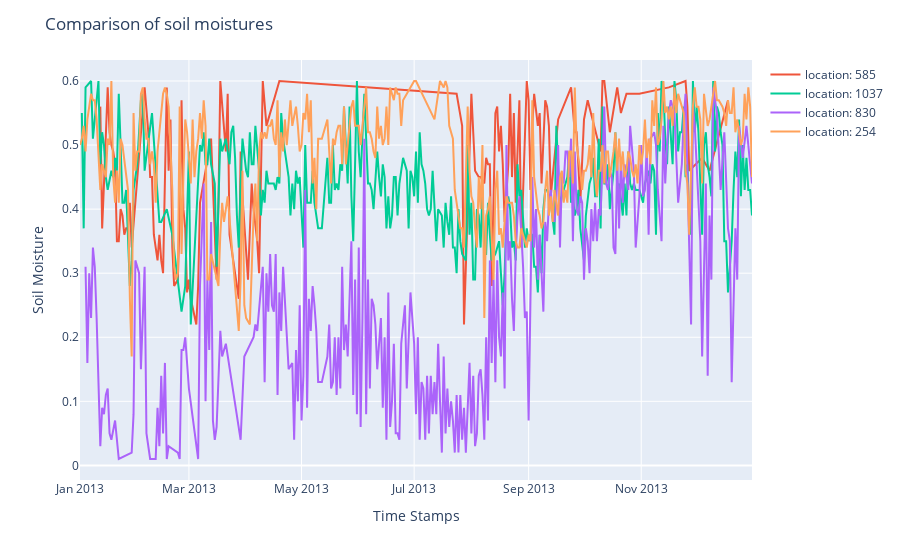

Notebook source saved alongside this figure:
### Markdown cell above
### Univariate Analysis

### Code cell
### choosing 10 random location and plot 

number_of_locs = 4
rand_loc_ids = random.sample(range(1, data['loc'].nunique() + 1), number_of_locs)
fig = px.line()
for lc in rand_loc_ids:
    loc_data = data[data["loc"]==lc]
    fig.add_scatter(x=loc_data['time'], y = loc_data['soil_moist'], \
        mode = 'lines', name = f"location: {lc}")
fig.update_layout(title='Comparison of soil moistures', xaxis_title='Time Stamps', yaxis_title='Soil Moisture')

fig.show()

### Figure 1 — Plotly figure (JSON) as saved in the notebook; plotly's stock layout.template omitted (floating-point values rounded to 4 significant figures; data arrays with more than 128 entries replaced by an {"elided": "..."} marker saying what was removed)
{"data": [{"hovertemplate": "<extra></extra>", "legendgroup": "", "line": {"color": "#636efa", "dash": "solid"}, "marker": {"symbol": "circle"}, "mode": "lines", "name": "", "orientation": "v", "showlegend": false, "type": "scatter", "xaxis": "x", "yaxis": "y"}, {"mode": "lines", "name": "location: 585", "type": "scatter", "x": ["2013-01-12", "2013-01-13", "2013-01-14", "2013-01-16", "2013-01-17", "2013-01-18", "2013-01-19", "2013-01-20", "2013-01-21", "2013-01-22", "2013-01-23", "2013-01-24", "2013-01-25", "2013-01-26", "2013-01-27", "2013-01-28", "2013-01-29", "2013-02-05", "2013-02-07", "2013-02-08", "2013-02-09", "2013-02-10", "2013-02-12", "2013-02-13", "2013-02-14", "2013-02-15", "2013-02-17", "2013-02-18", "2013-02-19", "2013-02-20", "2013-02-21", "2013-02-23", "2013-02-24", "2013-02-25", "2013-02-26", "2013-02-27", "2013-02-28", "2013-03-01", "2013-03-02", "2013-03-05", "2013-03-06", "2013-03-07", "2013-03-13", "2013-03-16", "2013-03-17", "2013-03-18", "2013-03-21", "2013-03-22", "2013-03-23", "2013-03-28", "2013-03-29", "2013-03-30", "2013-04-02", "2013-04-04", "2013-04-05", "2013-04-07", "2013-04-08", "2013-04-10", "2013-04-12", "2013-04-19", "2013-07-24", "2013-07-27", "2013-07-28", "2013-07-31", "2013-08-01", "2013-08-02", "2013-08-03", "2013-08-05", "2013-08-06", "2013-08-08", "2013-08-09", "2013-08-10", "2013-08-11", "2013-08-12", "2013-08-14", "2013-08-15", "2013-08-16", "2013-08-17", "2013-08-18", "2013-08-19", "2013-08-21", "2013-08-22", "2013-08-23", "2013-08-24", "2013-08-25", "2013-08-26", "2013-08-27", "2013-08-28", "2013-08-30", "2013-08-31", "2013-09-01", "2013-09-02", "2013-09-03", "2013-09-04", "2013-09-06", "2013-09-07", "2013-09-08", "2013-09-10", "2013-09-11", "2013-09-12", "2013-09-13", "2013-09-17", "2013-09-24", "2013-09-26", "2013-09-27", "2013-09-29", "2013-10-01", "2013-10-03", "2013-10-10", "2013-10-11", "2013-10-12", "2013-10-15", "2013-10-19", "2013-10-20", "2013-10-21", "2013-10-24", "2013-10-31", "2013-11-16", "2013-11-25", "2013-11-26", "2013-11-27", "2013-12-04", "2013-12-08", "2013-12-18"], "y": [0.56, 0.37, 0.44, 0.59, 0.52, 0.5, 0.49, 0.47, 0.35, 0.35, 0.4, 0.39, 0.36, 0.37, 0.37, 0.41, 0.34, 0.59, 0.52, 0.45, 0.45, 0.36, 0.32, 0.36, 0.32, 0.3, 0.59, 0.46, 0.54, 0.34, 0.28, 0.29, 0.39, 0.57, 0.4, 0.37, 0.27, 0.29, 0.26, 0.22, 0.28, 0.41, 0.51, 0.29, 0.41, 0.6, 0.49, 0.58, 0.36, 0.26, 0.49, 0.42, 0.29, 0.44, 0.4, 0.35, 0.3, 0.6, 0.53, 0.6, 0.58, 0.53, 0.22, 0.52, 0.58, 0.52, 0.46, 0.45, 0.45, 0.44, 0.48, 0.47, 0.47, 0.28, 0.55, 0.56, 0.49, 0.53, 0.47, 0.38, 0.47, 0.58, 0.45, 0.55, 0.41, 0.49, 0.57, 0.34, 0.5, 0.6, 0.57, 0.43, 0.53, 0.58, 0.53, 0.55, 0.44, 0.57, 0.56, 0.53, 0.42, 0.54, 0.59, 0.52, 0.52, 0.41, 0.54, 0.57, 0.49, 0.6, 0.6, 0.52, 0.59, 0.57, 0.55, 0.58, 0.58, 0.59, 0.6, 0.56, 0.46, 0.48, 0.46, 0.57]}, {"mode": "lines", "name": "location: 1037", "type": "scatter", "x": {"elided": "310 str values"}, "y": {"elided": "310 float values"}}, {"mode": "lines", "name": "location: 830", "type": "scatter", "x": {"elided": "302 str values"}, "y": {"elided": "302 float values"}}, {"mode": "lines", "name": "location: 254", "type": "scatter", "x": {"elided": "308 str values"}, "y": {"elided": "308 float values"}}], "layout": {"legend": {"tracegroupgap": 0}, "margin": {"t": 60}, "title": {"text": "Comparison of soil moistures"}, "xaxis": {"anchor": "y", "domain": [0, 1], "title": {"text": "Time Stamps"}}, "yaxis": {"anchor": "x", "domain": [0, 1], "title": {"text": "Soil Moisture"}}}}
